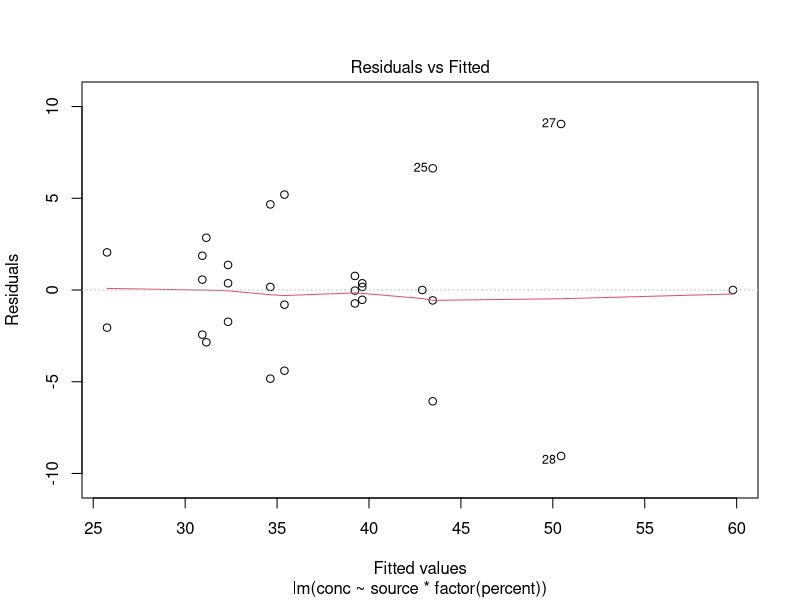
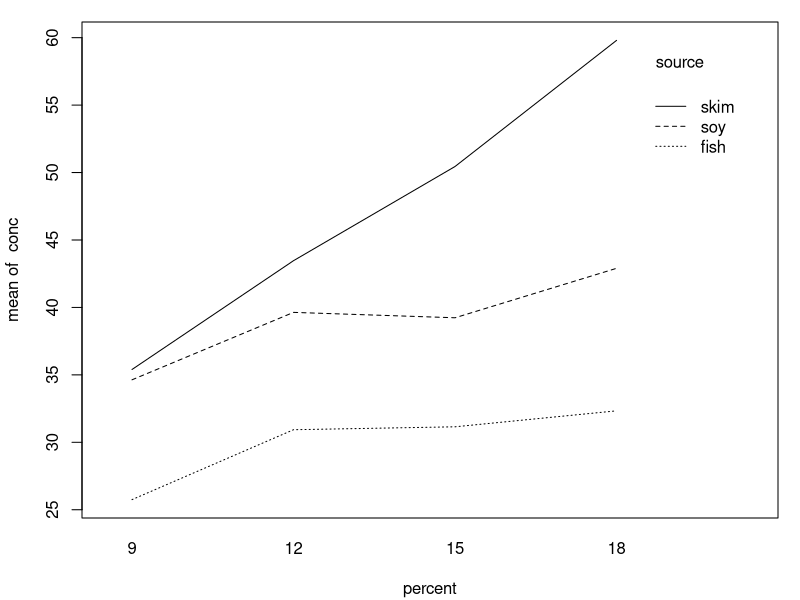
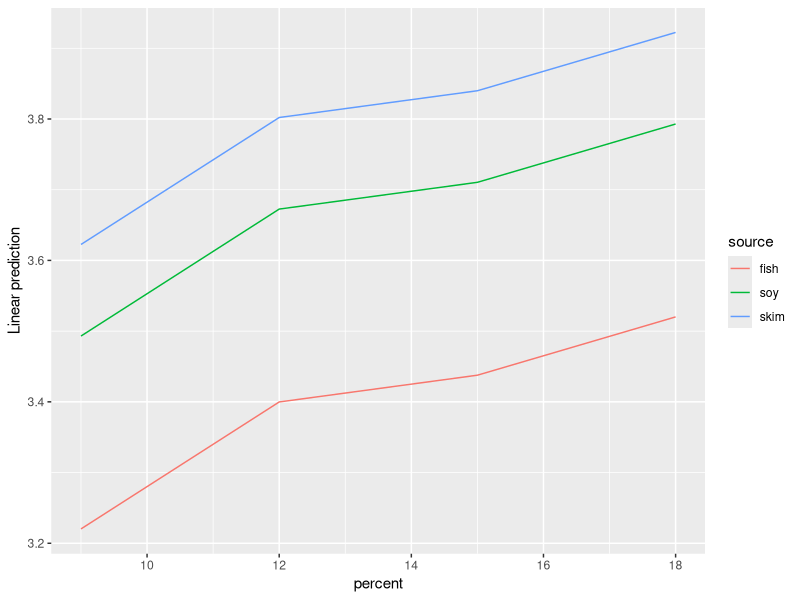
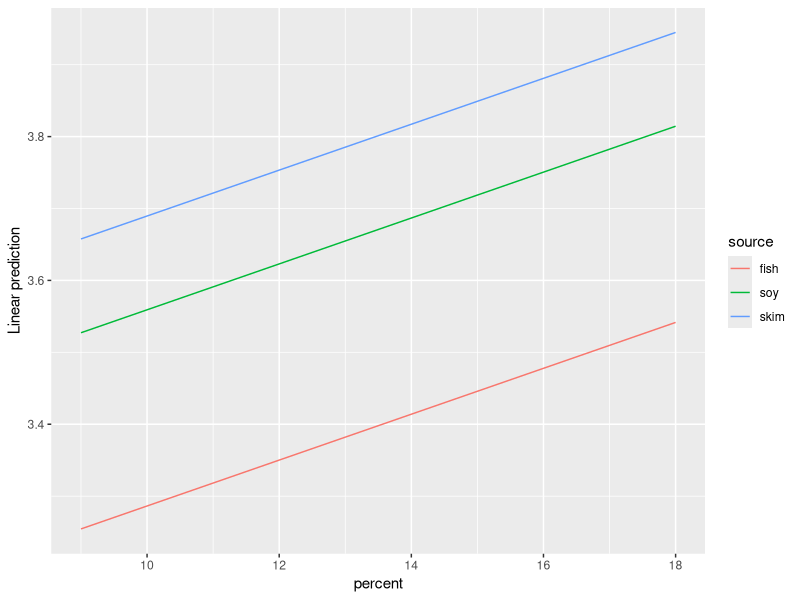
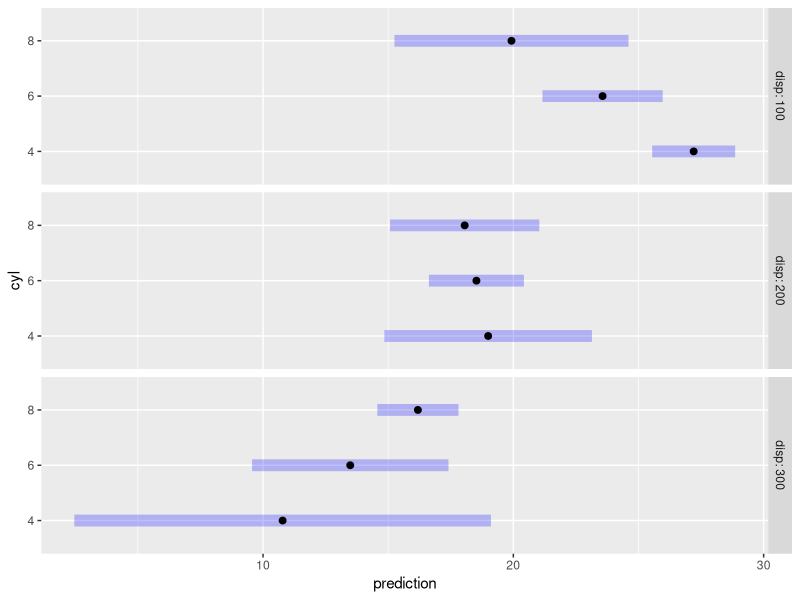
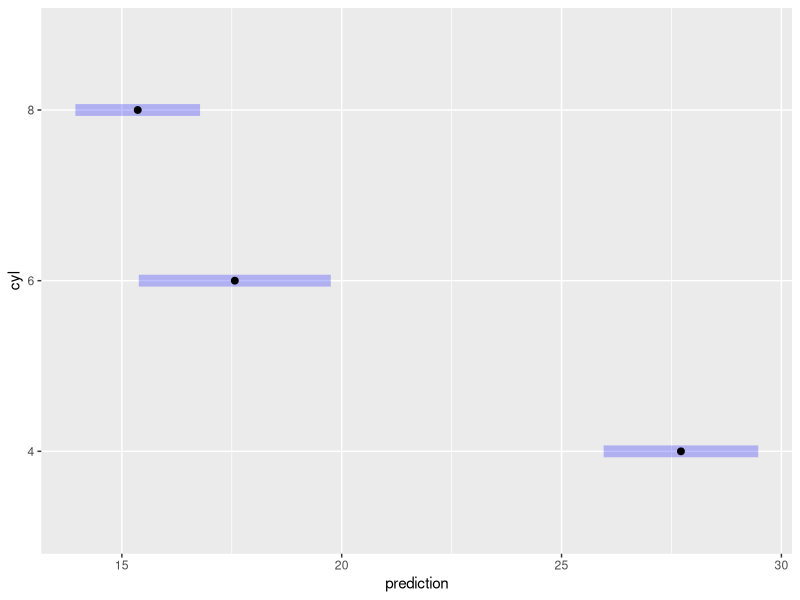
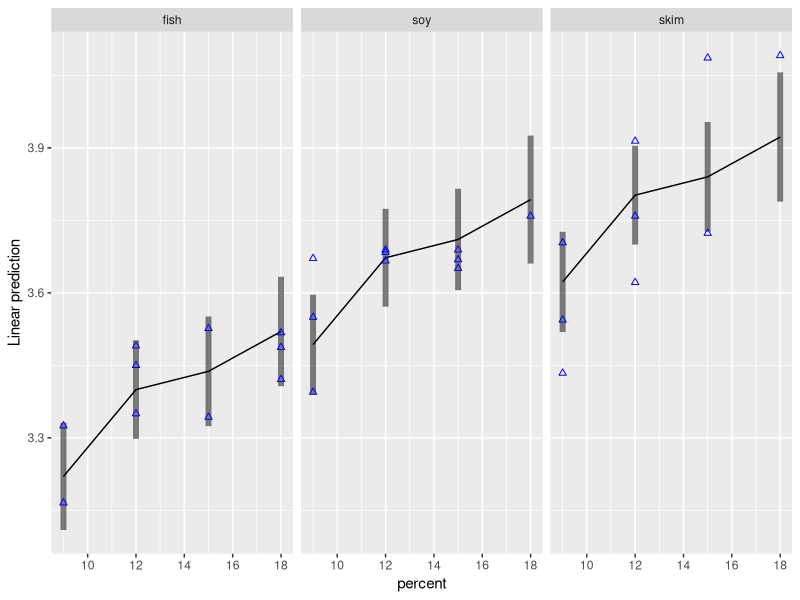

Here is the R script that generated these plots, in order:
## ---- chunk 1
require("emmeans")
knitr::opts_chunk$set(fig.width = 4.5, class.output = "ro")
## ---- chunk 2
plot(lm(conc ~ source * factor(percent), data = pigs), which = 1)
## ---- chunk 3
par(mar = .1 + c(4, 4, 1, 1))   # reduce head space

## ---- chunk 4
with(pigs, interaction.plot(percent, source, conc))
## ---- chunk 5
with(pigs, tapply(conc, percent, mean))
## ---- chunk 6
cell.means <- matrix(with(pigs, 
    tapply(conc, interaction(source, percent), mean)), 
    nrow = 3)
cell.means
## ---- chunk 7
apply(cell.means, 2, mean)
## ---- chunk 8
with(pigs, table(source, percent))
## ---- chunk 9
sum(c(3, 1, 1) * cell.means[, 4]) / 5
## ---- chunk 10
pigs.lm1 <- lm(log(conc) ~ source + factor(percent), data = pigs)
## ---- chunk 11
ref_grid(pigs.lm1)
## ---- chunk 12
ref_grid(pigs.lm1) @ grid
## ---- chunk 13
pigs.lm2 <- lm(log(conc) ~ source + percent, data = pigs)
ref_grid(pigs.lm2)
## ---- chunk 14
ref_grid(pigs.lm2) @ grid
## ---- chunk 15
pigs.pred1 <- matrix(predict(ref_grid(pigs.lm1)), nrow = 3)
pigs.pred1
## ---- chunk 16
apply(pigs.pred1, 1, mean) ### EMMs for source

apply(pigs.pred1, 2, mean) ### EMMs for percent
## ---- chunk 17
predict(ref_grid(pigs.lm2))
## ---- chunk 18
emmeans(pigs.lm1, "percent")
## ---- chunk 19
ref_grid(pigs.lm2, cov.keep = "percent")
## ---- chunk 20
ref_grid(pigs.lm2, cov.reduce = range)
## ---- chunk 21
mtcars.lm <- lm(mpg ~ disp * cyl, data = mtcars)
ref_grid(mtcars.lm)
## ---- chunk 22
mtcars.rg <- ref_grid(mtcars.lm, cov.keep = 3,
                      at = list(disp = c(100, 200, 300)))
mtcars.rg
## ---- chunk 23
mtcars.1 <- lm(mpg ~ factor(cyl) + disp + I(disp^2), data = mtcars)
emmeans(mtcars.1, "cyl")
## ---- chunk 24
mtcars <- transform(mtcars, 
                    Cyl = factor(cyl),
                    dispsq = disp^2)
mtcars.2 <- lm(mpg ~ Cyl + disp + dispsq, data = mtcars)
emmeans(mtcars.2, "Cyl")
## ---- chunk 25
ref_grid(mtcars.1)
ref_grid(mtcars.2)
## ---- chunk 26
emmeans(mtcars.2, "Cyl", at = list(dispsq = 230.72^2))
## ---- chunk 27
emmip(pigs.lm1, source ~ percent)
emmip(ref_grid(pigs.lm2, cov.reduce = FALSE), source ~ percent)
## ---- chunk 28
plot(mtcars.rg, by = "disp")
## ---- chunk 29
mtcars.rg_d.c <- ref_grid(mtcars.lm, at = list(cyl = c(4,6,8)),
                          cov.reduce = disp ~ cyl)
mtcars.rg_d.c @ grid
## ---- chunk 30
plot(mtcars.rg_d.c)
## ---- chunk 31
require("ggplot2")
emmip(pigs.lm1, ~ percent | source, CIs = TRUE) +
    geom_point(aes(x = percent, y = log(conc)), data = pigs, pch = 2, color = "blue")
## ---- chunk 32
ci <- confint(mtcars.rg_d.c, level = 0.90, adjust = "scheffe")
xport <- print(ci, export = TRUE)
cat("<font color = 'blue'>\n")
knitr::kable(xport$summary, align = "r")
for (a in xport$annotations) cat(paste(a, "<br>"))
cat("</font>\n")
## ---- chunk 33
emmeans(pigs.lm1, "percent", weights = "cells")
## ---- chunk 34
pigs.lm3 <- lm(log(conc) ~ factor(percent), data = pigs)
emmeans(pigs.lm3, "percent")
## ---- chunk 35
MOats.lm <- lm (yield ~ Block + Variety, data = MOats)
ref_grid (MOats.lm, mult.name = "nitro")
## ---- chunk 36
pigs.rg <- ref_grid(pigs.lm1)
class(pigs.rg)

pigs.emm.s <- emmeans(pigs.rg, "source")
class(pigs.emm.s)
## ---- chunk 37
pigs.rg

pigs.emm.s
## ---- chunk 38
str(pigs.emm.s)
## ---- chunk 39
# equivalent to summary(emmeans(pigs.lm1, "percent"), level = 0.90, infer = TRUE))
emmeans(pigs.lm1, "percent", level = 0.90, infer = TRUE)
## ---- chunk 40
class(summary(pigs.emm.s))
